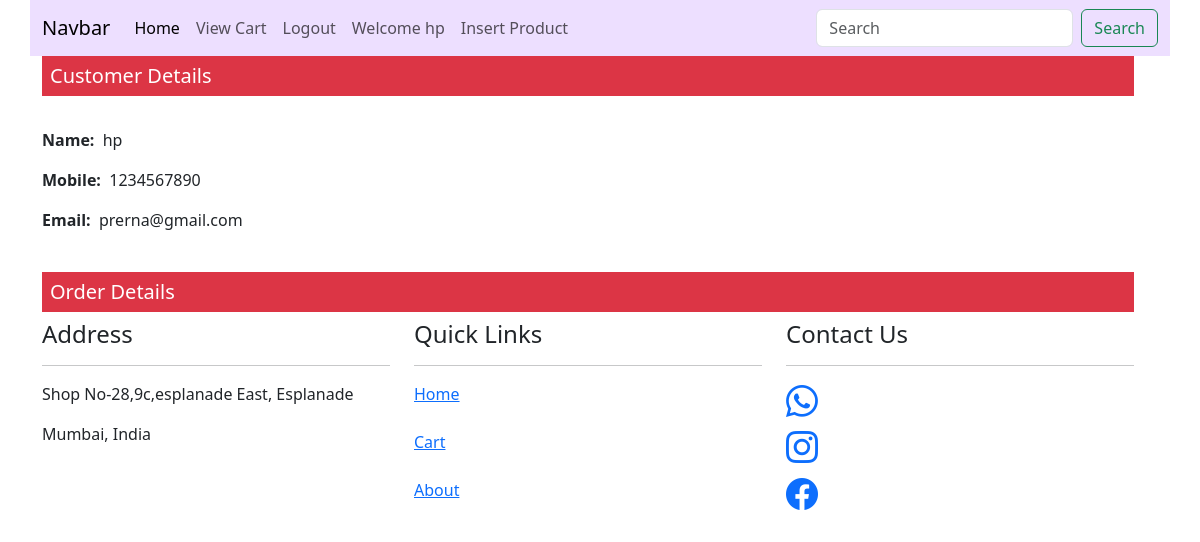
Page /myOrder/ (signed in) on the earlier database version.
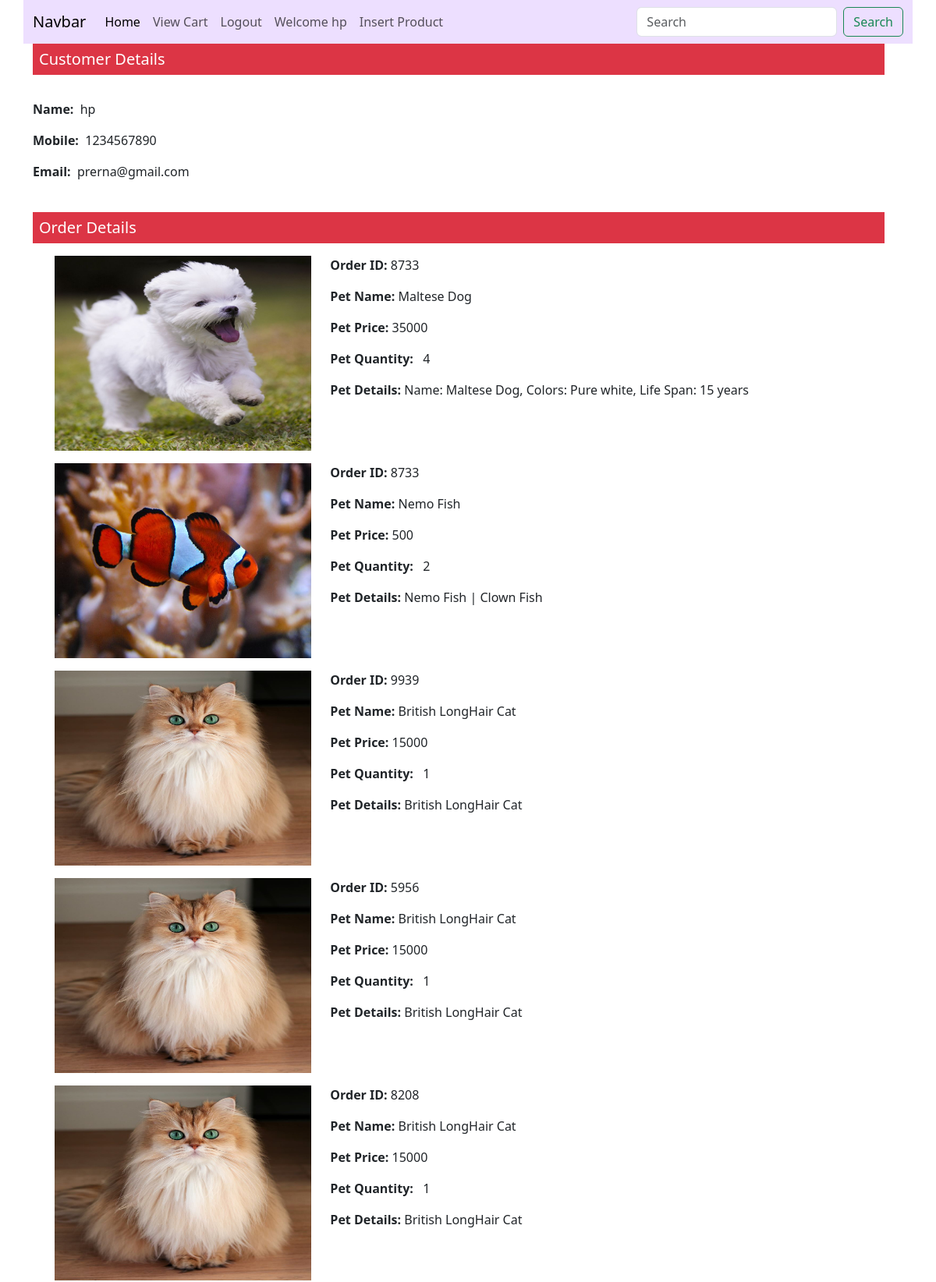
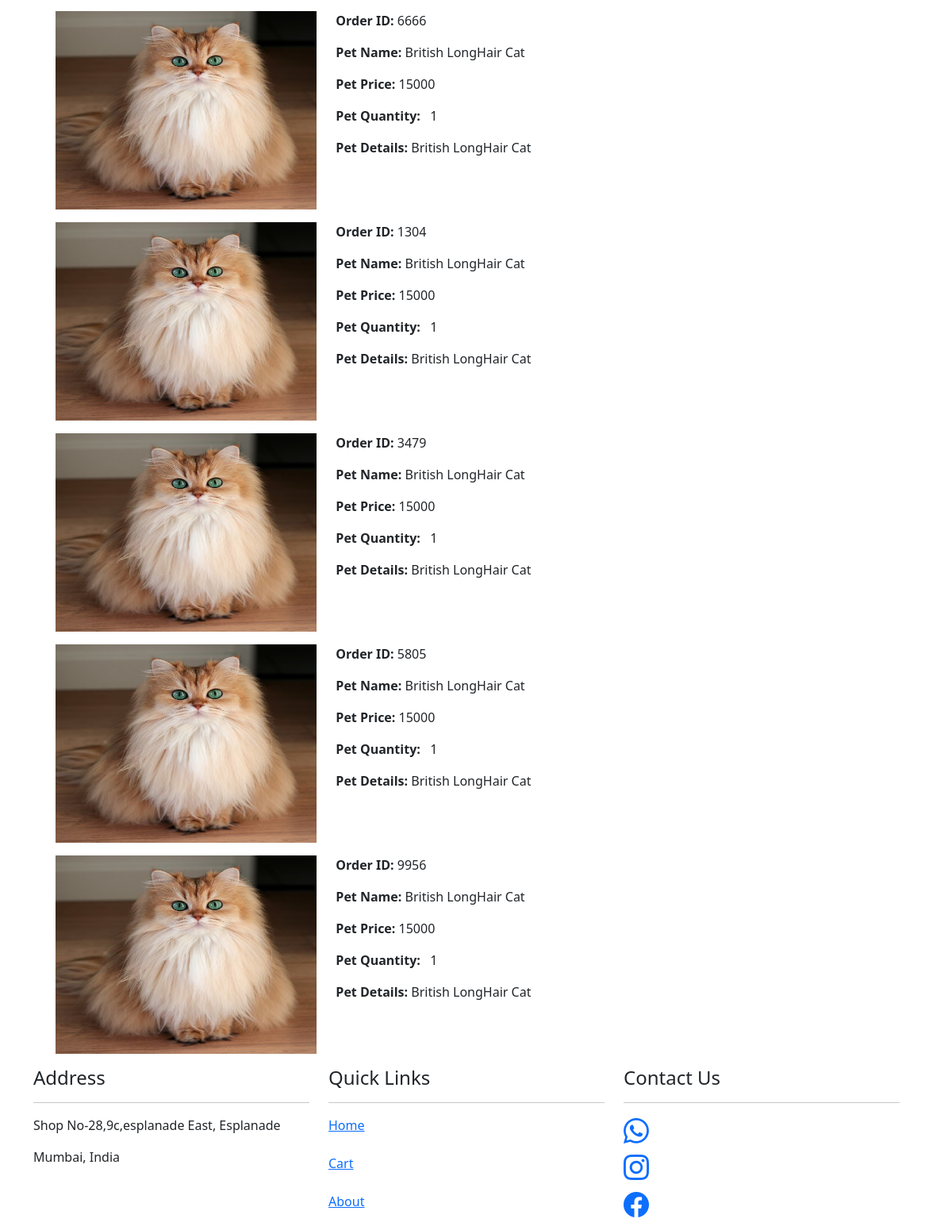
Same page on the later database version (2 pictures, top to bottom).
### petStoreApp/models.py (models this page shows, shortened)
class Order(models.Model):
    order_id = models.CharField(max_length=50)
    pet = models.ForeignKey(Pet, on_delete=models.CASCADE)
    quantity = models.PositiveIntegerField(default=0)
    user = models.ForeignKey(User, on_delete=models.CASCADE, default=1)
    date_added = models.DateTimeField(auto_now_add=True)
    is_completed = models.BooleanField(default="False")

class Pet(models.Model):
    pet_id = models.IntegerField(primary_key="True")
    pet_name = models.CharField(max_length=50)
    type = (("Cat", "Cat"), ("Dog", "Dog"), ("Bird", "Bird"), ("Fish", "Fish"))
    category = models.CharField(max_length=100, choices=type)
    desc = models.CharField(max_length=255)
    price = models.IntegerField()
    image = models.ImageField(upload_to="pics")
    pet = CustomeManager()  # customer manager
    objects = models.Manager()  # default manager

### petStoreApp/views.py (the view)
# urls.py: path("myOrder/", views.myOrder, name="myOrder"),
def myOrder(req):
    orders = Order.objects.filter(user=req.user, is_completed=True)
    context = {}
    context["items"] = orders
    return render(req, "my_order.html", context)

### petStoreApp/templates/my_order.html (shortened to what this page needs)
{% extends 'base.html' %}
{% block body %}
<div class="row">
    <div class="col-md-12">
        <h5 class="bg-danger text-white p-2">Customer Details</h5>
        <br>
        {% if user.is_authenticated %}
        <p><b>Name:</b>&nbsp; {{user.username}}</p>
        <p><b>Mobile:</b>&nbsp; 1234567890</p>
        <p><b>Email:</b>&nbsp; {{user.email}}</p>
        <br>
        {% endif %}
        <h5 class="bg-danger text-white p-2">Order Details</h5>
        {% for x in items %}
        <div class="row m-3">
            <div class="col-md-4">
                <img src="{{x.pet.image.url}}" alt="" width="100%" height="250px">
            </div>
            <div class="col-md-8">
                <p><b>Order ID: </b>{{x.order_id}}</p>
                <p><b>Pet Name: </b>{{x.pet.pet_name}}</p>
                <p><b>Pet Price: </b>{{x.pet.price}}</p>
                <p><b>Pet Quantity: </b>&nbsp; {{x.quantity}}</p>
                <p><b>Pet Details: </b>{{x.pet.desc}}</p>
            </div>
        </div>
        {% endfor %}
    </div>
    {% endblock %}

### petStoreApp/templates/base.html (shortened to what this page needs)
{% load static %}
<!DOCTYPE html>
<html lang="en">
<head>
    <link rel="stylesheet" href="{% static 'css/bootstrap.min.css' %}">
    <link rel="stylesheet" href="https://cdn.jsdelivr.net/npm/bootstrap-icons@1.11.2/font/bootstrap-icons.min.css">
</head>
<body>
    <div class="container">
        <div class="row">
            <nav class="navbar navbar-expand-lg" style="background-color: rgb(237, 223, 255);">
                <div class="container-fluid">
                    <a class="navbar-brand" href="#">Navbar</a>
                    <div class="collapse navbar-collapse" id="navbarSupportedContent">
                        <ul class="navbar-nav me-auto mb-2 mb-lg-0">
                            <li class="nav-item">
                                <a class="nav-link active" aria-current="page" href="/">Home</a>
                            </li>
                            <li class="nav-item">
                                <a class="nav-link" href="/viewCart">View Cart</a>
                            </li>
                            {% if user.is_authenticated %}
                            <li class="nav-item">
                                <a class="nav-link" href="/logout">Logout</a>
                            </li>
                            {% endif %}
                            {% if user.is_authenticated %}
                            <li class="nav-item">
                                <a class="nav-link">Welcome {{user.username}}</a>
                            </li>
                            {% if user.is_superuser %}
                            <li class="nav-item">
                                <a class="nav-link" href="/insertProduct">Insert Product</a>
                            </li>
                            {% endif %}
                            {%else%}
                            <li class="nav-item">
                                <a class="nav-link">Welcome! Guest</a>
                            </li>
                            {% endif %}
                        </ul>
                        <form class="d-flex" role="search" method="post" action="{% url 'search' %}"">
                            <input class=" form-control me-2" type="search" name="q" placeholder="Search"
                            aria-label="Search">
                            <button class="btn btn-outline-success" type="submit">Search</button>
                        </form>
                    </div>
                </div>
            </nav>
        </div>
        <div class="row">
            {% block body %}
            {% endblock %}
        </div>
        <div class="row">
            <div class="col-md-4">
                <h4>Address</h4>
                <hr>
                <p>Shop No-28,9c,esplanade East, Esplanade</p>
                <p>Mumbai, India</p>
            </div>
            <div class="col-md-4">
                <h4>Quick Links</h4>
                <hr>
                <a href="">Home</a><br><br>
                <a href="">Cart</a><br><br>
                <a href="">About</a><br><br>
            </div>
            <div class="col-md-4">
                <h4>Contact Us</h4>
                <hr>
                <h2><a href="https://web.whatsapp.com/"><i class="bi bi-whatsapp"></i></a></h2>
                <h2><a href="https://www.instagram.com/"><i class="bi bi-instagram"></i></a></h2>
                <h2><a href="https://web.facebook.com/"><i class="bi bi-facebook"></i></a></h2>
            </div>
        </div>
    </div>
</body>
</html>

Differences in the rows shown:
now on this page (row edited): Order: pet.image (picture), order_id "8733", pet.pet_name "Maltese Dog", pet.price "35000", quantity "4", pet.desc "Name: Maltese Dog, Colors: Pure white, Life Span: 15 years"
now on this page (row edited): Order: pet.image (picture), order_id "8733", pet.pet_name "Nemo Fish", pet.price "500", quantity "2", pet.desc "Nemo Fish | Clown Fish"
added Order: pet.image (picture), order_id "9939", pet.pet_name "British LongHair Cat", pet.price "15000", quantity "1", pet.desc "British LongHair Cat"
added Order: pet.image (picture), order_id "5956", pet.pet_name "British LongHair Cat", pet.price "15000", quantity "1", pet.desc "British LongHair Cat"
added Order: pet.image (picture), order_id "8208", pet.pet_name "British LongHair Cat", pet.price "15000", quantity "1", pet.desc "British LongHair Cat"
added Order: pet.image (picture), order_id "6666", pet.pet_name "British LongHair Cat", pet.price "15000", quantity "1", pet.desc "British LongHair Cat"
added Order: pet.image (picture), order_id "1304", pet.pet_name "British LongHair Cat", pet.price "15000", quantity "1", pet.desc "British LongHair Cat"
added Order: pet.image (picture), order_id "3479", pet.pet_name "British LongHair Cat", pet.price "15000", quantity "1", pet.desc "British LongHair Cat"
added Order: pet.image (picture), order_id "5805", pet.pet_name "British LongHair Cat", pet.price "15000", quantity "1", pet.desc "British LongHair Cat"
added Order: pet.image (picture), order_id "9956", pet.pet_name "British LongHair Cat", pet.price "15000", quantity "1", pet.desc "British LongHair Cat"
